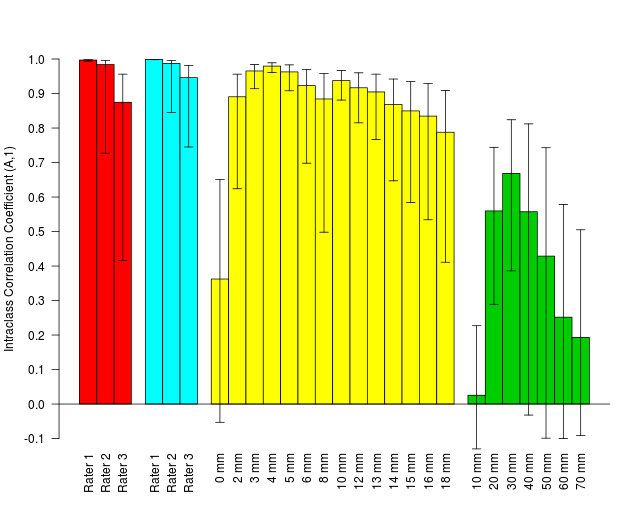

Reproduce this figure in R.
# Andrew Fairless, June 2010
# modified April 2015 for posting onto Github
# This script constructs the graph for Figure 4 of Fairless et al 2011
# Fairless et al 2011, doi: 10.1002/ar.21318, PMID: 21905241, PMCID: PMC3176979


icctable = read.table("figure4.txt", header = FALSE, sep = "\t")
iccsrownames = icctable[ ,2]       # names for each column of bar graph
iccs = icctable[ ,3]               # intraclass correlation coefficient (ICC) point estimate
lcis = icctable[ ,4]               # ICC lower confidence interval
ucis = icctable[ ,5]               # ICC upper confidence interval
barcolors = icctable[ ,6]          # colors for each column of bar graph
iccsspace = icctable[ ,7]          # space between each column of bar graph
leg = read.table("legend.txt", header = FALSE, sep = "\t")  # graph legend
tkmks = read.table("tickmarks.txt", header = FALSE)         # tickmarks for y axis
tkmks = tkmks[ ,1]

install.packages("gplots", dependencies = TRUE)   # install package if not already installed

library(gplots)
palette("default")                 # use default color scheme

# plot bar graph
png(file = "figure4.png", width = 640, height = 512)
barplot2(iccs, plot.ci = TRUE, ci.l = lcis, ci.u = ucis, ylim = c(-0.1, 1), 
         col = barcolors, space = iccsspace, 
         ylab = "Intraclass Correlation Coefficient (A,1)", 
         names.arg = iccsrownames, cex.names = 1, las = 2, yaxt = "n")
abline(h = 0)                      # x axis
axis(2, at = tkmks, las = 2)       # y axis
dev.off()

# plot graph legend
png(file = "figure4legend.png", width = 300, height = 300)     
plot(NULL)
legend(0, 0.5, leg[ ,2], fill = leg[ ,1], cex = 1)
dev.off()	

# bar graph and graph legend to be subsequently combined 
# into one figure with photo-editing software
